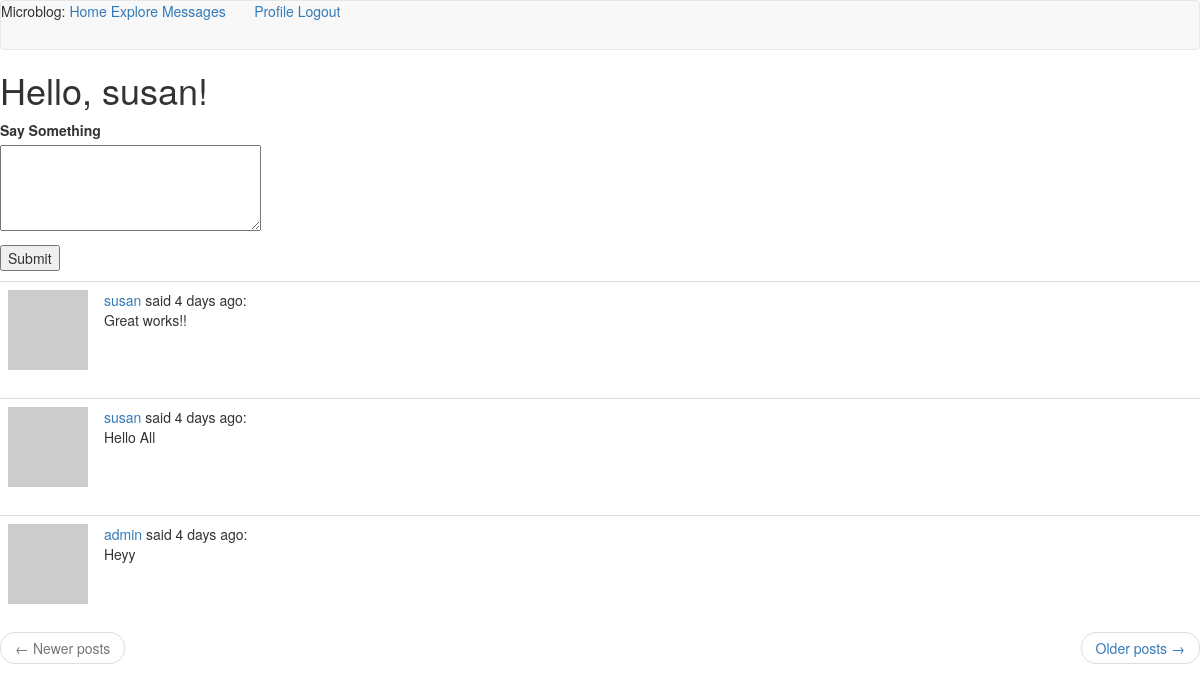
The page /index (signed in) on the database its author committed.
### app/models.py (models this page shows, shortened)
class PaginatedAPIMixin(object):
    @staticmethod
    def to_collection_dict(query, page, per_page, endpoint, **kwargs):
        resources = query.paginate(page=page, per_page=per_page, error_out=False)
        data = {
            'items': [item.to_dict() for item in resources.items],
            '_meta': {
                'page': page,
                'per_page': per_page,
                'total_pages': resources.pages,
                'total_items':resources.total
            },
            '_links': {
                'self': url_for(endpoint, page=page, per_page=per_page, **kwargs),
                'next': url_for(endpoint, page=page + 1, per_page=per_page,
                                **kwargs) if resources.has_next else None,
                'prev': url_for(endpoint, page=page - 1, per_page=per_page,
                                **kwargs) if resources.has_prev else None
            }
        }
        return data

class User(PaginatedAPIMixin, UserMixin, db.Model):
    id = db.Column(db.Integer, primary_key=True)
    username = db.Column(db.String(64), index=True, unique=True)
    email = db.Column(db.String(120), index=True, unique=True)
    password_hash = db.Column(db.String(128))
    posts = db.relationship('Post', backref='author', lazy='dynamic')
    about_me = db.Column(db.String(140))
    last_seen = db.Column(db.DateTime, default=datetime.utcnow)
    followed = db.relationship(
        'User', secondary=followers,
        primaryjoin=(followers.c.follower_id == id),
        secondaryjoin=(followers.c.followed_id == id),
        backref=db.backref('followers', lazy='dynamic'), lazy='dynamic',
    )
    messages_sent = db.relationship('Message',
                                    foreign_keys='Message.sender_id',
                                    backref='author', lazy='dynamic')
    messages_received = db.relationship('Message',
                                        foreign_keys='Message.recipient_id',
                                        backref='recipient', lazy='dynamic')
    last_message_read_time = db.Column(db.DateTime)
    notifications = db.relationship('Notification', backref='user',
                                    lazy='dynamic')
    def avatar(self, size):
        digest = md5(self.email.lower().encode('utf-8')).hexdigest()
        return 'https://www.gravatar.com/avatar/{}?d=identicon&s={}'.format(digest, size)
    def followed_posts(self):
        followed = Post.query.join(
            followers, (followers.c.followed_id == Post.user_id)).filter(
                followers.c.follower_id == self.id)
        own = Post.query.filter_by(user_id=self.id)
        return followed.union(own).order_by(Post.timestamp.desc())
    def new_messages(self):
        last_read_time = self.last_message_read_time or datetime(1900, 1, 1)
        return Message.query.filter_by(recipient=self).filter(
            Message.timestamp > last_read_time).count()

class Post(db.Model):
    id = db.Column(db.Integer, primary_key=True)
    body = db.Column(db.String(140))
    timestamp = db.Column(db.DateTime, index=True, default=datetime.utcnow)
    user_id = db.Column(db.Integer, db.ForeignKey('user.id'))

### app/main/routes.py (the view)
@bp.route('/', methods=['GET', 'POST'])
@bp.route('/index', methods=['GET', 'POST'])
@login_required
def index():
    form = PostForm()
    if form.validate_on_submit():
        post = Post(body=form.post.data, author=current_user)
        db.session.add(post)
        db.session.commit()
        flash('Your post is now live!')
        return redirect(url_for('main.index'))
    page = request.args.get('page', 1, type=int)
    posts = current_user.followed_posts().paginate(
        page=page, per_page=current_app.config['POSTS_PER_PAGE'], error_out=False
    )
    next_url = url_for('main.index', page=posts.next_num) \
        if posts.has_next else None
    prev_url = url_for('main.index', page=posts.prev_num) \
        if posts.has_prev else None
    return render_template('index.html', title='Home',
                            form=form, posts=posts.items,
                            next_url=next_url, prev_url=prev_url)

### app/main/forms.py
class PostForm(FlaskForm):
    post = TextAreaField('Say Something', validators=[DataRequired(), Length(min=1, max=140)])
    submit = SubmitField('Submit')

### app/main/routes.py (called while the page is built)
@bp.before_request
def before_request():
    if current_user.is_authenticated:
        current_user.last_seen = datetime.utcnow()
        db.session.commit()

### app/models.py (called while the page is built)
@login.user_loader
def load_user(id):
    return User.query.get(int(id))

### app/templates/index.html (shortened to what this page needs)
{% extends 'base.html' %}
{% block content %}
    <h1>Hello, {{ current_user.username }}!</h1>
    {% if form %}
    <form action="" method="post">
        <p>
            {{ form.post.label }}<br>
            {{ form.post(cols=32, rows=4) }}<br>
        </p>
        <p>{{ form.submit() }}</p>
    </form>
    {% endif %}
    {% for post in posts %}
        {% include "_post.html" %}
    {% endfor %}
    <nav aria-label="...">
        <ul class="pager">
            <li class="previous{% if not prev_url %} disabled{% endif %}">
                <a href="{{ prev_url or '#' }}">
                    <span aria-hidden="true">&larr;</span> Newer posts
                </a>
            </li>
            <li class="next{% if not next_url %} disabled{% endif %}">
                <a href="{{ next_url or '#' }}">
                    Older posts <span aria-hidden="true">&rarr;</span>
                </a>
            </li>
        </ul>
    </nav>
{% endblock  %}

### app/templates/_post.html
<table class="table table-hover">
    <tr>
        <td width="70px">
            <a href="{{ url_for('main.user', username=post.author.username) }}">
                <img src="{{ post.author.avatar(70) }}" />
            </a>
        </td>
        <td>
            <a href="{{ url_for('main.user', username=post.author.username) }}">
                {{ post.author.username }}
            </a>
            said {{ moment(post.timestamp).fromNow() }}:
            <br>
            {{ post.body }}
        </td>
    </tr>
</table>

### rows shown on the page
User: username "susan"
Post: author.username "susan", timestamp "4 days ago", body "Great works!!"
Post: author.username "susan", timestamp "4 days ago", body "Hello All"
Post: author.username "admin", timestamp "4 days ago", body "Heyy"

### other values the page prints
{{ 'Messages' }} "Messages"
